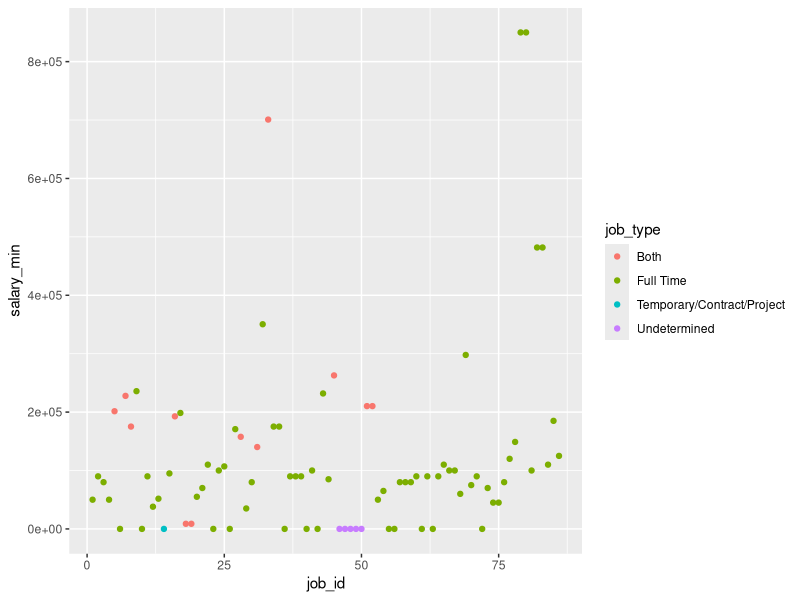

The R source for this figure:
# write your script here
# writing an expression
var_1 <- 10 * 5

# loading packages
library(readr)
library(ggplot2)

# loading the monster_jobs dataset
monster_jobs_clean <- read_csv("./scources/monster_jobs_clean.csv")
View(monster_jobs_clean)

# ploting job_id vs salary_min
qplot(data = monster_jobs_clean,
      x = job_id,
      y = salary_min,
      color = job_type)
